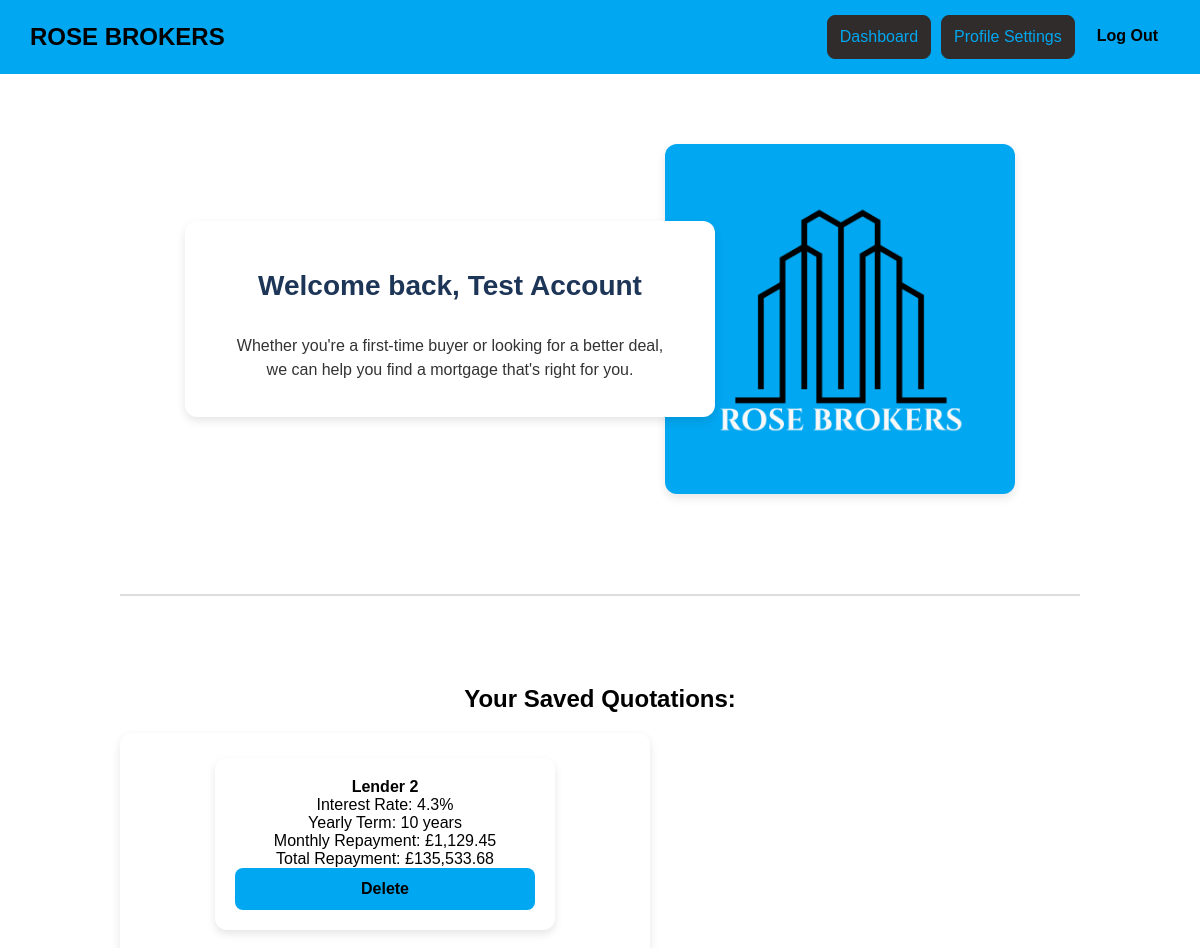
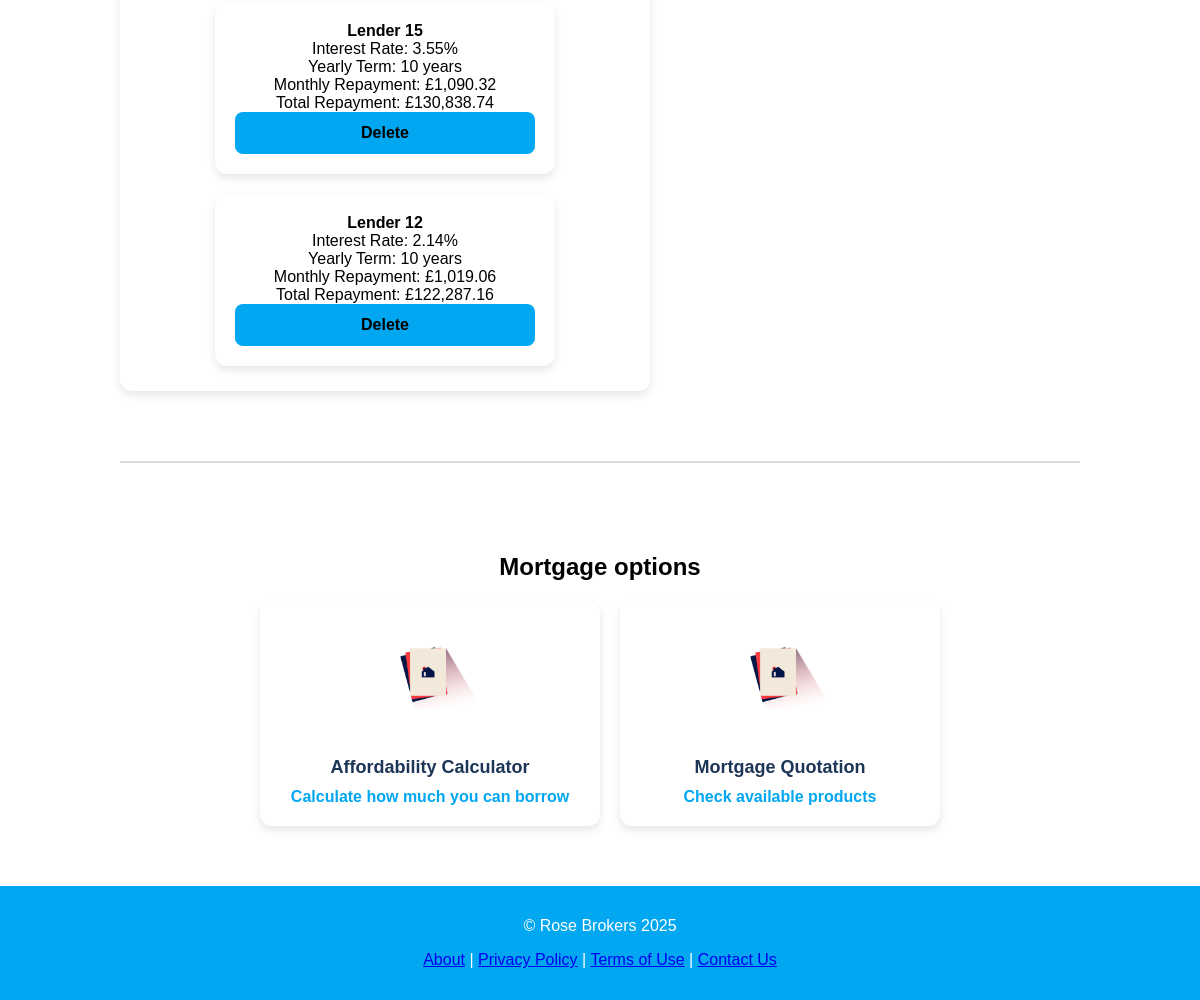
/dashboard.php (signed in), run on the app's committed database (2 pictures, top to bottom).
### tables this page shows
CREATE TABLE "Users" (
	"UserId"	INTEGER,
	"Email"	TEXT NOT NULL UNIQUE,
	"FullName"	TEXT NOT NULL,
	"AnnualIncome"	NUMERIC,
	"AnnualOutcome"	NUMERIC,
	"CreditScore"	NUMERIC,
	"EmploymentType"	TEXT,
	"DOB"	TEXT,
	"Password"	TEXT NOT NULL,
	"QuoteId"	TEXT,
	PRIMARY KEY("UserId"),
	FOREIGN KEY("QuoteId") REFERENCES "Quote"("QuoteId")
);

CREATE TABLE SavedQuotes (
    QuoteId INTEGER PRIMARY KEY AUTOINCREMENT,
    UserId INTEGER NOT NULL,
    ProductId INTEGER NOT NULL,
    MortgageLength INTEGER,
    InterestAnnually NUMERIC,
    MonthlyRepayment NUMERIC,
    AmountPaidBack NUMERIC,
    CreatedAt TEXT DEFAULT CURRENT_TIMESTAMP,
    FOREIGN KEY (UserId) REFERENCES Users(UserId),
    FOREIGN KEY (ProductId) REFERENCES Product(ProductId)
);

CREATE TABLE "Product" (
	"ProductId"	INTEGER,
	"Lender"	TEXT,
	"InterestRate"	REAL,
	"MortgageTerm"	INTEGER,
	"MinIncome"	INTEGER,
	"MinCreditScore"	INTEGER,
	"EmploymentType"	TEXT,
	"MinAge"	INTEGER,
	PRIMARY KEY("ProductId" AUTOINCREMENT)
);

### dashboard.php (the view, shortened to what this page needs)
<?php
require 'db.php';
$user_id = $_SESSION['user_id'];
$stmt = $conn->prepare("SELECT FullName FROM Users WHERE UserId = ?");
$stmt->execute([$user_id]);
$user = $stmt->fetch(PDO::FETCH_ASSOC);
?>
<!DOCTYPE html>
<html lang="en">
<head>
  <link rel="stylesheet" href="/css/global.css" />
</head>
<body>
  <header class="navbar">
      <a href="index.php" class="navbar__title-link"><h1 class="navbar__title">ROSE BROKERS</h1></a>
      <div class="navbar__buttons">
      <a href="dashboard.php"><button class="btn btn--register">Dashboard</button></a>
        <a href="settings.php"><button class="btn btn--register">Profile Settings</button></a>
        <a href="logout.php"><button class="btn btn--login">Log Out</button></a>
      </div>
  </header>
  <section class="intro-section">
    <div class="intro-section__content">
      <h2 class="intro-section__title">Welcome back, <?= htmlspecialchars($user['FullName']) ?></h2>
      <p class="intro-section__text">
        Whether you're a first-time buyer or looking for a better deal, we can
        help you find a mortgage that's right for you.
      </p>
    </div>
    <div class="intro-section__image">
      <img src="images/LogoPicBlue.png" alt="Rose Brokers Logo" />
    </div>
  </section>
  <hr class="divider" />
  <section class="saved-section">
    <h2 class="saved-option__title">Your Saved Quotations:</h2>
    <div class="saved-section__content">
      <?php
      $savedStmt = $conn->prepare("
        SELECT
          SQ.QuoteId,
          P.Lender,
          SQ.InterestAnnually,
          SQ.MortgageLength,
          SQ.MonthlyRepayment,
          SQ.AmountPaidBack
        FROM SavedQuotes SQ
        JOIN Product P ON SQ.ProductId = P.ProductId
        WHERE SQ.UserId = ?
      ");
      $savedStmt->execute([$user_id]);
      $savedQuotes = $savedStmt->fetchAll(PDO::FETCH_ASSOC);
      ?>
      <?php if (count($savedQuotes) > 0): ?>
        <?php foreach ($savedQuotes as $quote): ?>
          <div class="card card--mortgage">
            <div>
              <strong><?= htmlspecialchars($quote['Lender']) ?></strong><br>
              Interest Rate: <?= rtrim(rtrim(number_format($quote['InterestAnnually'], 2, '.', ''), '0'), '.') ?>%<br>
              Yearly Term: <?= $quote['MortgageLength'] ?> years<br>
              Monthly Repayment: £<?= number_format($quote['MonthlyRepayment'], 2) ?><br>
              Total Repayment: £<?= number_format($quote['AmountPaidBack'], 2) ?><br>
              <form method="POST" action="dashboard.php" onsubmit="return confirm('Are you sure you want to delete this quote?');">
                <button type="submit" class="btn btn--login">Delete</button>
              </form>
            </div>
          </div>
        <?php endforeach; ?>
      <?php else: ?>
        <p class="saved-section__text">You haven’t saved any quotes yet.</p>
      <?php endif; ?>
    </div>
  </section>
  <hr class="divider" />
  <section class="mortgage-options">
    <h2 class="mortgage-options_title">Mortgage options</h2>
    <div class="options-container">
      <div class="card card--mortgage">
        <img src="images/Home mortgage.png" alt="Calculator Logo" />
        <h4 class="card__title">Affordability Calculator</h4>
        <a class="card__link" href="/affordability.php">Calculate how much you can borrow</a>
      </div>
      <div class="card card--repayments">
        <img src="images/Home mortgage.png" alt="Calculator Logo" />
        <h4 class="card__title">Mortgage Quotation</h4>
        <a class="card__link" href="/quotation.php">Check available products</a>
      </div>
    </div>
  </section>
  <footer class="footer">
      <p class="footer__text">© Rose Brokers 2025</p>
        <a href="/about.php">About</a> |
        <a href="/privacy.php">Privacy Policy</a> |
        <a href="/terms.php">Terms of Use</a> |
        <a href="/contact.php">Contact Us</a>
    </footer>
</body>
</html>

### css/global.css (style rules this page uses)
body { font-family: Arial, sans-serif; margin: 0; padding: 0; background-color: white; }
.navbar { background-color: #01A7F0; color: black; display: flex; justify-content: space-between; align-items: center; padding: 15px 30px; }
.navbar__title { margin: 0; font-size: 24px; font-weight: bold; text-decoration: none; }
.navbar__title-link { text-decoration: none; color: inherit; }
.navbar__buttons { display: flex; gap: 10px; }
.intro-section { display: flex; justify-content: center; align-items: center; padding: 50px 10%; margin-top: 20px; position: relative; }
.intro-section__content { background-color: #fff; border-radius: 12px; padding: 25px 40px; max-width: 450px; box-shadow: 0px 4px 10px rgba(0, 0, 0, 0.1); margin-right: -50px; z-index: 2; }
.intro-section__title { font-size: 28px; color: #1d3557; font-weight: bold; margin-bottom: 15px; line-height: 1.2; }
.intro-section__text { font-size: 16px; color: #333; line-height: 1.5; margin-bottom: 10px; }
.intro-section__image img { width: 300px; height: auto; border-radius: 12px; background-color: #01A7F0; padding: 25px; display: block; box-shadow: 0px 4px 10px rgba(0, 0, 0, 0.1); }
.saved-section { text-align: center; justify-content: center; align-items: center; padding: 20px 10%; }
.saved-section__content { background-color: #fff; text-align: center; border-radius: 12px; padding: 25px 40px; max-width: 450px; box-shadow: 0px 4px 10px rgba(0, 0, 0, 0.1); margin-right: -50px; z-index: 2; }
.divider { border: 1px solid #ddd; margin: 50px 10%; }
.mortgage-options { text-align: center; padding: 20px 10%; }
.options-container { display: flex; justify-content: center; gap: 20px; }
.card { background-color: white; border-radius: 12px; padding: 20px; width: 280px; box-shadow: 0px 4px 8px rgba(0, 0, 0, 0.1); text-align: center; transition: transform 0.3s ease-in-out; }
.card__title { font-size: 18px; color: #1d3557; margin-bottom: 10px; }
.card img { width: 100px; height: auto; margin: 20px 0; }
.card__link { color: #01A7F0; text-decoration: none; font-weight: bold; }
.btn { padding: 12px; border: none; border-radius: 8px; font-size: 16px; cursor: pointer; width: 100%; }
.btn--login { background-color: #01A7F0; color: black; font-weight: bold; border-color: black; border-width: 5px; }
.btn--register { background-color: #302c2c; color: #01A7F0; border: 1px solid #302c2c; }
.footer { background-color: #01A7F0; color: white; text-align: center; padding: 15px; margin-top: 40px; }

### dashboard.php (style rules this page uses)
.intro-section__content { display: flex; flex-direction: column; align-items: center; text-align: center; }
.saved-section__content { display: flex; flex-wrap: wrap; gap: 20px; justify-content: center; }
.card--mortgage { width: 300px; }

### data on the page
users: FullName "Test Account"
savedquotes: ProductId.Lender "Lender 2", InterestAnnually "4.3", MortgageLength "10", MonthlyRepayment "1,129.45", AmountPaidBack "135,533.68"
savedquotes: ProductId.Lender "Lender 15", InterestAnnually "3.55", MortgageLength "10", MonthlyRepayment "1,090.32", AmountPaidBack "130,838.74"
savedquotes: ProductId.Lender "Lender 12", InterestAnnually "2.14", MortgageLength "10", MonthlyRepayment "1,019.06", AmountPaidBack "122,287.16"
